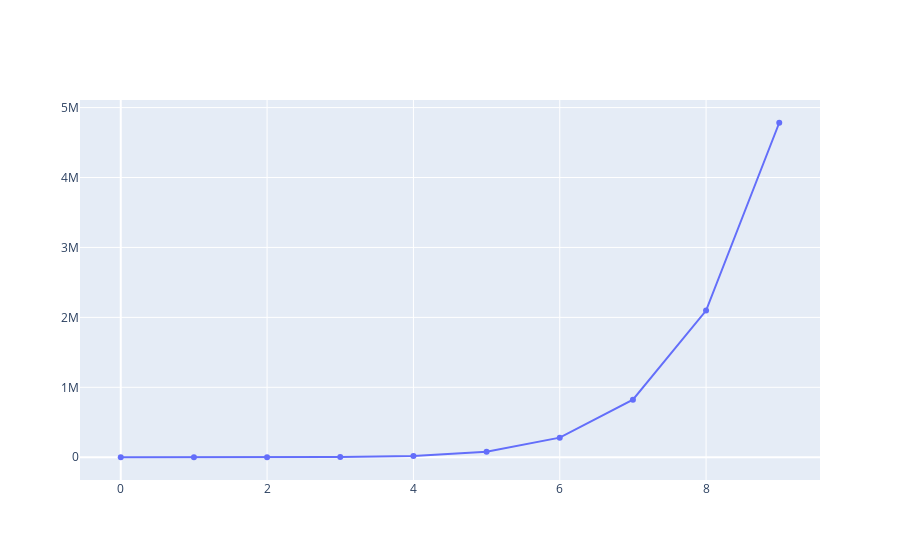

The cell this chart's notebook holds for it:
### Code cell
#Line Plot with go.Scatter
    # Simple Line Plot

import plotly.graph_objects as go
import numpy as np


x = np.arange(10)
print(x)
fig = go.Figure(data=go.Scatter(x=x, y=x**7))

fig.show()

### Figure 1 — Plotly figure (JSON) as saved in the notebook; plotly's stock layout.template omitted (floating-point values rounded to 4 significant figures)
{"data": [{"type": "scatter", "x": [0, 1, 2, 3, 4, 5, 6, 7, 8, 9], "y": [0, 1, 128, 2187, 16384, 78125, 279936, 823543, 2097152, 4782969]}], "layout": {}}
